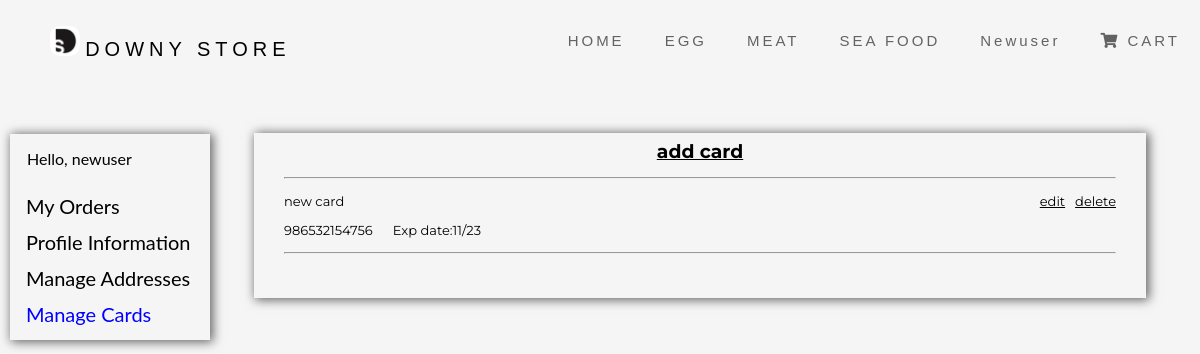
Screenshot of /accounts/profile/cards/ (signed in) with the database file from the repository.
### Accounts/models.py (models this page shows, shortened)
class Card(models.Model):
    user = models.ForeignKey(User,on_delete=models.CASCADE)
    name_on_card = models.CharField(max_length=20)
    card_number = models.CharField(max_length=16)
    exp_date = models.CharField(max_length=5)

### Accounts/views.py (the view, shortened to what this page needs)
# urls.py: path('profile/cards/',cards,name='cards'),
@login_required
def cards(request):
    user_cards=Card.objects.filter(user=request.user)
    return render(request,'Accounts/cards.html',{'title':'Manage cards','cards':user_cards})

### Accounts/templates/Accounts/cards.html (shortened to what this page needs)
{% extends 'Products/base.html' %} {% load static %} {% block content %}
<link rel="stylesheet" href="{% static 'Accounts/css/profile.css'%}" />
<link rel="stylesheet" href="{% static 'Accounts/css/address.css'%}" />
<div class="sidenav">
  <div style="padding-bottom: 20px;padding-left: 17px;padding-top: 7px;">Hello, {{user}}</div>
  <a href="{% url 'myorders' %}">My Orders</a>
  <a href="{% url 'profile' %}">Profile Information</a>
  <a href="{% url 'address' %}">Manage Addresses</a>
  <a style="color: blue" href="{% url 'cards' %}">Manage Cards</a>
</div>
<div class="main">
  <div class="main-area">
    <section
      id="addresses-section"
      style="display: block; width: 100%; margin-left: 0"
      class="addresses_section"
    >
      <h6
        id="add-address-h6"
        onclick="showaddform()"
        style="margin-top: -23.289px; margin-bottom: 0px; text-align: center"
      >
        <u>add card</u>
      </h6>
      <hr />
      <div>
        <div id="card-div">
          {% for card in cards %}
          <div class="card-component">
            <p>
              <span>{{card.name_on_card}}</span>
              <span
                onclick="opendeletemodal('{{card.id}}')"
                style="margin-left: 5px"
                class="deletecard"
              >
                <u>delete</u></span
              >
              <span onclick="editcarddata('{{card.id}}')" ; class="editcard"
                ><u>edit</u>
              </span>
            </p>
            <span>
              <div>{{card.card_number}}</div>
              <div style="margin-left: 20px; float: right">
                Exp date:{{card.exp_date}}
              </div>
            </span>
          </div>
          <hr />
          {% endfor %}
        </div>
      </div>
    </section>
  </div>
</div>
{% endblock %}

### Products/templates/Products/base.html (shortened to what this page needs)
{% load static %}
<!DOCTYPE html>
<html lang="en">
  <head>
    <link rel="stylesheet" href="{% static 'Products/css/men.css'%}" />
    <link rel="stylesheet" href="{% static 'Products/css/info.css'%}" />
    <link rel="stylesheet" href="{% static 'Products/css/navbar.css'%}" />
    <link rel="stylesheet" href="{% static 'Products/css/modal.css'%}" />
    <link
      rel="stylesheet"
      href="https://use.fontawesome.com/releases/v5.6.3/css/all.css"
    />
  </head>
  <body>
    <nav>
      <ul class="content">
        <li class="primary-nav">
          <img src="{%static 'Products/image/img-DS.png'%}" alt="logo" />
          <a href="{% url 'home' %}">DOWNY STORE</a>
        </li>
        <li class="secondary-nav">
          <a href="{% url 'cart' %}">
            <i class="fas fa-shopping-cart"></i> CART
          </a>
        </li>
        <li class="secondary-nav">
          {% if user.is_authenticated  %}
            <a href="#">{{user|title}}</a>
          {% endif %}
        </li>
        <li class="secondary-nav" >
          <a href="#">SEA FOOD</a>
      </li>
      <li class="secondary-nav" ><a href="#">MEAT</a>
      </li>
      <li class="secondary-nav" ><a href="{% url 'category' %}?cat=egg">EGG</a>
      </li>
        <li class="secondary-nav">
          <a href="{% url 'home' %}">HOME</a>
        </li>
      </ul>
    </nav>
    {% block content %}{% endblock %}
  </body>
</html>

### Products/static/Products/css/men.css (style rules this page uses)
html { margin: 0; padding: 0; max-width: 100%; font-family: "Montserrat"; background-color: whitesmoke; overflow-x: hidden; }
nav { position: relative !important; overflow: auto; background-color: whitesmoke !important; }
img { border-radius: 10px; }

### Products/static/Products/css/info.css (style rules this page uses)
body, html { height: 100%; margin: 0; font-family: 'Montserrat'; overflow-x: hidden; }
nav { position: relative !important; }
section { margin: 0 5% 0 5%; }
span { display: inline-flex; padding: 0; }

### Products/static/Products/css/navbar.css (style rules this page uses)
nav > ul > li { display: inline-block; }
nav { position: fixed; top: 0; width: 100%; z-index: 1; background-color: white; overflow: auto; padding: 10px 30px 20px 10px; }
.primary-nav { float: left; font-size: 20px; }
.primary-nav > a { letter-spacing: 5px; }
.primary-nav > img { width: 30px; }
.secondary-nav > a { letter-spacing: 1px; color: rgba(0, 0, 0, 0.6); font-size: 15px; letter-spacing: 3px; padding-right: 20px; }
.secondary-nav { float: right; margin-right: 10px; margin-left: 10px; font-size: 20px; }
nav > ul > li > a { color: black; font-family: helvetica; text-decoration: none; }

### Products/static/Products/css/modal.css (style rules this page uses)
body { font-family: Arial, Helvetica, sans-serif; }

### Accounts/static/Accounts/css/profile.css (style rules this page uses)
body { font-family: "Lato", sans-serif; }
.sidenav { box-shadow: 2px 1px 10px 1px rgba(0, 0, 0, 0.6); margin-top: 114px; width: 200px; position: fixed; z-index: 1; top: 20px; left: 10px; overflow-x: hidden; padding: 8px 0; }
.sidenav a { padding: 6px 8px 6px 16px; text-decoration: none; font-size: 20px; color: black; display: block; }
.main { margin-left: 140px; font-size: 28px; padding: 0px 10px; }
section { margin: 0% 20%; height: 100%; font-family: "Montserrat"; }
.main-area { padding: 30px; box-shadow: 2px 1px 10px 1px rgba(0, 0, 0, 0.6); margin-left: 10%; margin-top: 5%; width: 80%; }
nav { position: relative; }
.deletecard,.editcard { float: right; }

### Accounts/static/Accounts/css/address.css (style rules this page uses)
.deleteaddress,.deletecard { float: right; }
.editaddress,.editcard { float: right; margin-right: 5px; }
.address_component,.card-component { font-size: small; }
.addresses_section { margin: 0; }
#add-address-h6 { cursor: pointer; }

### rows the page displays
Card: name_on_card "new card", card_number "986532154756", exp_date "11/23"

### other values shown
{{ user|title }} "Newuser"
{{ user }} "newuser"
